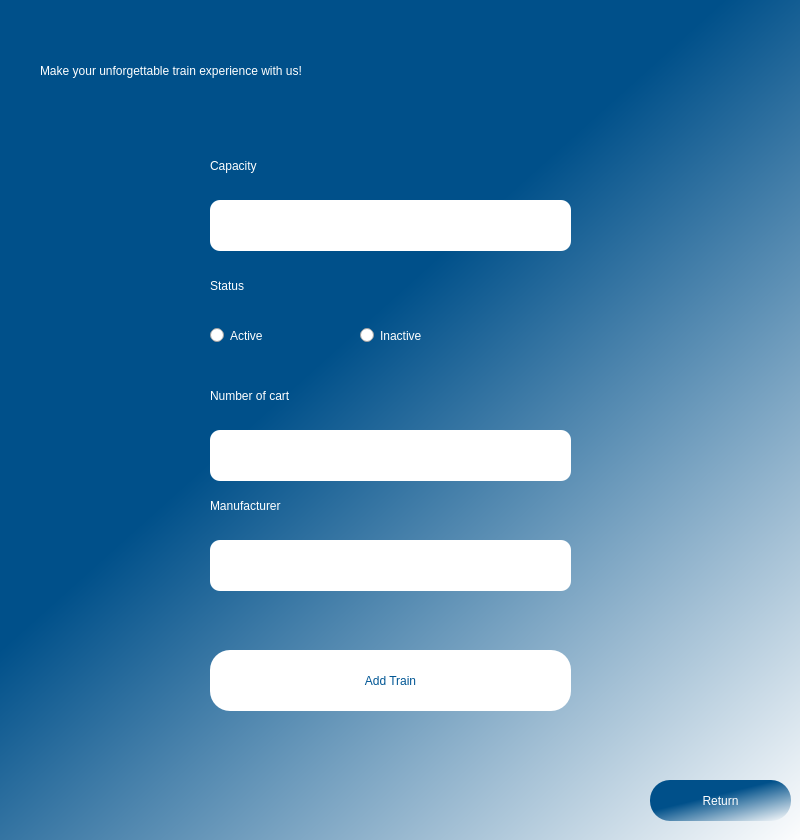
<?xml version="1.0" encoding="UTF-8"?>
<ui version="4.0">
 <class>Dialog</class>
 <widget class="QDialog" name="Dialog">
  <property name="geometry">
   <rect>
    <x>0</x>
    <y>0</y>
    <width>800</width>
    <height>840</height>
   </rect>
  </property>
  <property name="windowTitle">
   <string>Dialog</string>
  </property>
  <widget class="QWidget" name="frame" native="true">
   <property name="geometry">
    <rect>
     <x>0</x>
     <y>0</y>
     <width>800</width>
     <height>850</height>
    </rect>
   </property>
   <property name="styleSheet">
    <string notr="true">QWidget#frame{
    
	background-color: qlineargradient(spread:pad, x1:0.467, y1:0.37, x2:1, y2:1, stop:0 rgba(0, 80, 138, 255), stop:1 rgba(255, 255, 255, 255));

}</string>
   </property>
   <widget class="QLabel" name="label_3">
    <property name="geometry">
     <rect>
      <x>40</x>
      <y>40</y>
      <width>721</width>
      <height>61</height>
     </rect>
    </property>
    <property name="styleSheet">
     <string notr="true">font: 20 20pt &quot;Sitka Heading Semibold&quot;;
color: rgb(255, 255, 255);</string>
    </property>
    <property name="text">
     <string>Make your unforgettable train experience with us!</string>
    </property>
   </widget>
   <widget class="QLabel" name="statusLabel">
    <property name="geometry">
     <rect>
      <x>210</x>
      <y>270</y>
      <width>181</width>
      <height>31</height>
     </rect>
    </property>
    <property name="styleSheet">
     <string notr="true">font: 20 17pt &quot;Sitka Heading Semibold&quot;;
color: rgb(255, 255, 255);</string>
    </property>
    <property name="text">
     <string>Status</string>
    </property>
   </widget>
   <widget class="QPushButton" name="addTrainButton">
    <property name="geometry">
     <rect>
      <x>210</x>
      <y>650</y>
      <width>361</width>
      <height>61</height>
     </rect>
    </property>
    <property name="styleSheet">
     <string notr="true">QPushButton{
border-radius: 20px;
background-color: rgb(255, 255, 255);
font: 63 12pt &quot;Sitka Small Semibold&quot;;
color:rgb(0, 86, 148);
}

QPushButton:hover{
	background-color: #00508a;
	color:white;
}</string>
    </property>
    <property name="text">
     <string>Add Train</string>
    </property>
   </widget>
   <widget class="QLineEdit" name="inputCapacity">
    <property name="geometry">
     <rect>
      <x>210</x>
      <y>200</y>
      <width>361</width>
      <height>51</height>
     </rect>
    </property>
    <property name="styleSheet">
     <string notr="true">border-radius: 10px;</string>
    </property>
    <property name="maxLength">
     <number>255</number>
    </property>
   </widget>
   <widget class="QPushButton" name="returnButton">
    <property name="geometry">
     <rect>
      <x>650</x>
      <y>780</y>
      <width>141</width>
      <height>41</height>
     </rect>
    </property>
    <property name="styleSheet">
     <string notr="true">QPushButton{
border-radius: 20px;
background-color:qlineargradient(spread:pad, x1:0.467, y1:0.37, x2:1, y2:1, stop:0 rgba(0, 80, 138, 255), stop:1 rgba(255, 255, 255, 255));
font: 63 12pt &quot;Sitka Small Semibold&quot;;
color:white;
}

QPushButton:hover{
	background-color: white;
	color: #00508a;
}</string>
    </property>
    <property name="text">
     <string>Return</string>
    </property>
   </widget>
   <widget class="QLabel" name="capacityLabel_2">
    <property name="geometry">
     <rect>
      <x>210</x>
      <y>150</y>
      <width>181</width>
      <height>31</height>
     </rect>
    </property>
    <property name="styleSheet">
     <string notr="true">font: 20 17pt &quot;Sitka Heading Semibold&quot;;
color: rgb(255, 255, 255);</string>
    </property>
    <property name="text">
     <string>Capacity</string>
    </property>
   </widget>
   <widget class="QLineEdit" name="inputNumofcart">
    <property name="geometry">
     <rect>
      <x>210</x>
      <y>430</y>
      <width>361</width>
      <height>51</height>
     </rect>
    </property>
    <property name="styleSheet">
     <string notr="true">border-radius: 10px;</string>
    </property>
    <property name="maxLength">
     <number>255</number>
    </property>
   </widget>
   <widget class="QLabel" name="numofcartLabel">
    <property name="geometry">
     <rect>
      <x>210</x>
      <y>380</y>
      <width>251</width>
      <height>31</height>
     </rect>
    </property>
    <property name="styleSheet">
     <string notr="true">font: 20 17pt &quot;Sitka Heading Semibold&quot;;
color: rgb(255, 255, 255);</string>
    </property>
    <property name="text">
     <string>Number of cart</string>
    </property>
   </widget>
   <widget class="QLineEdit" name="inputManufacturer">
    <property name="geometry">
     <rect>
      <x>210</x>
      <y>540</y>
      <width>361</width>
      <height>51</height>
     </rect>
    </property>
    <property name="styleSheet">
     <string notr="true">border-radius: 10px;</string>
    </property>
    <property name="maxLength">
     <number>255</number>
    </property>
   </widget>
   <widget class="QLabel" name="manufacturerLabel">
    <property name="geometry">
     <rect>
      <x>210</x>
      <y>490</y>
      <width>181</width>
      <height>31</height>
     </rect>
    </property>
    <property name="styleSheet">
     <string notr="true">font: 20 17pt &quot;Sitka Heading Semibold&quot;;
color: rgb(255, 255, 255);</string>
    </property>
    <property name="text">
     <string>Manufacturer</string>
    </property>
   </widget>
   <widget class="QLabel" name="error">
    <property name="geometry">
     <rect>
      <x>260</x>
      <y>720</y>
      <width>261</width>
      <height>21</height>
     </rect>
    </property>
    <property name="styleSheet">
     <string notr="true">font: 10pt &quot;Sitka Heading Semibold&quot;;
color:rgb(180, 0, 0)</string>
    </property>
    <property name="text">
     <string/>
    </property>
   </widget>
   <widget class="QRadioButton" name="activeRadioButton">
    <property name="geometry">
     <rect>
      <x>210</x>
      <y>310</y>
      <width>101</width>
      <height>51</height>
     </rect>
    </property>
    <property name="styleSheet">
     <string notr="true">font: 20 10pt &quot;Sitka Heading Semibold&quot;;
color: rgb(255, 255, 255);</string>
    </property>
    <property name="text">
     <string>Active</string>
    </property>
   </widget>
   <widget class="QRadioButton" name="inactiveRadioButton">
    <property name="geometry">
     <rect>
      <x>360</x>
      <y>310</y>
      <width>101</width>
      <height>51</height>
     </rect>
    </property>
    <property name="styleSheet">
     <string notr="true">font: 20 10pt &quot;Sitka Heading Semibold&quot;;
color: rgb(255, 255, 255);</string>
    </property>
    <property name="text">
     <string>Inactive</string>
    </property>
   </widget>
  </widget>
 </widget>
 <resources/>
 <connections/>
</ui>
